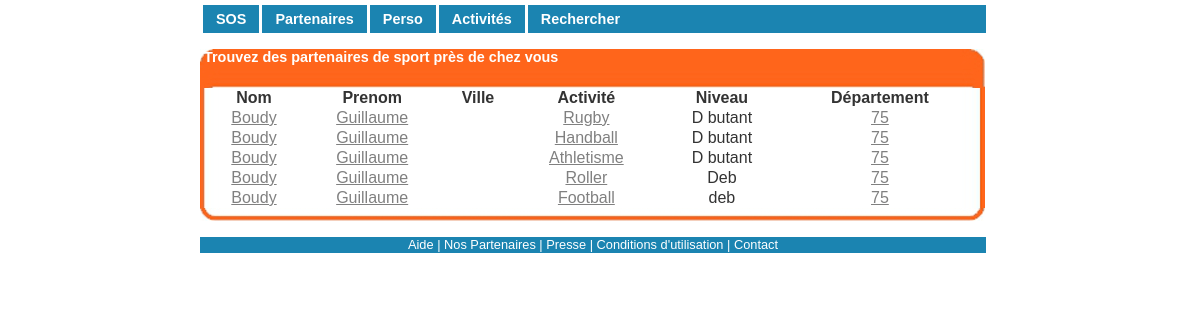
The page /afficher.php?nomActivite=vide&numDepartement=75&btnTrouver=Trouver (signed in) on the database its author committed.
### tables this page shows
CREATE TABLE IF NOT EXISTS `listactivities` (
  `listId` int(11) NOT NULL AUTO_INCREMENT,
  `idUser` int(11) NOT NULL,
  `idActivities` int(11) NOT NULL,
  `lvl` varchar(50) NOT NULL,
  PRIMARY KEY (`listId`)
);

CREATE TABLE IF NOT EXISTS `users` (
  `id` int(11) NOT NULL AUTO_INCREMENT,
  `nom` varchar(255) NOT NULL,
  `prenom` varchar(255) NOT NULL,
  `birth` date NOT NULL,
  `mdp` char(150) NOT NULL,
  `sexe` varchar(50) NOT NULL,
  `email` varchar(255) NOT NULL,
  `avatar` varchar(255) DEFAULT NULL,
  `ville` varchar(255) DEFAULT NULL,
  `numDep` int(5) DEFAULT NULL,
  `tel` varchar(10) DEFAULT NULL,
  `description` text,
  `afficheEmail` tinyint(1) DEFAULT NULL,
  `AfficheTel` tinyint(1) DEFAULT NULL,
  `pass` varchar(50) DEFAULT NULL,
  `valide` varchar(50) DEFAULT NULL,
  PRIMARY KEY (`id`)
);

CREATE TABLE IF NOT EXISTS `activities` (
  `actId` int(11) NOT NULL AUTO_INCREMENT,
  `activitie` varchar(50) NOT NULL,
  PRIMARY KEY (`actId`)
);

### afficher.php (the view, shortened to what this page needs)
<?php
	include("FctPhp.php");
	if (!isset($_SESSION['id'])) {
		header('location:index.php');
	}
	else {
		if (isset($_GET['nomActivite'])) {
			$activite = $_GET['nomActivite'];
			$departement = $_GET['numDepartement'];
		}
		else {
			$activite = 'vide';
			$departement = 'vide';
		}
		if ($activite == 'vide' && $departement == 'vide') {
			$sqlAct = '';
			$sqlDep = '';
			}
		else if ($departement == 'vide') {
			$sqlAct = 'activities.activitie = "'.$activite.'" AND';
			$sqlDep = '';
		}
		else if ($activite == 'vide') {
			$sqlAct = '';
			$sqlDep = 'users.numDep = "'.$departement.'" AND';
		}else {
			$sqlAct = 'activities.activitie = "'.$activite.'" AND';
			$sqlDep = 'users.numDep = "'.$departement.'" AND';
		}
		$sql = "SELECT users.id, users.nom, users.prenom, users.ville, users.numDep, activities.activitie, listactivities.lvl, activities.actId, listactivities.idUser, listactivities.idActivities FROM users, activities, listactivities WHERE ".$sqlDep." ".$sqlAct." listactivities.idActivities = activities.actId AND listactivities.idUser = users.id";
		$req = mysql_query($sql) or die('Erreur SQL !<br>'.$sql.'<br>'.mysql_error());
	}
?>
<html xmlns="http://www.w3.org/1999/xhtml"><head>
	<link rel="stylesheet" href="style.css" type="text/css" charset="utf-8">
	<body>
		<div id="conteneur">
			<div id="contenu_annexe">
				<div class="boitegrise_785">
					<h2>&nbsp;Trouvez des partenaires de sport près de chez vous</h2>
						<table border="0" style="width: 98%;" align="center">
							<thead>
								<tr align="center" style="font-weight : bold">
									<td>Nom</td>
									<td>Prenom</td>
									<td>Ville</td>
									<td>Activité</td>
									<td>Niveau</td>
									<td>Département</td>
								</tr>
							</thead>
							<?php
								while ($ligne = mysql_fetch_array($req)) {
								echo '<tr align="center">
										<td><a href="perso.php?id='.$ligne['id'].'">'.$ligne['nom'].'</a></td>';
								echo '	<td><a href="perso.php?id='.$ligne['id'].'">'.$ligne['prenom'].'</a></td>';
								echo '	<td>'.$ligne['ville'].'</td>';
								echo '	<td><a href="afficher.php?nomActivite='.$ligne['activitie'].'&numDepartement=vide&btnTrouver=Trouver">'.$ligne['activitie'].'</a></td>';
								echo '	<td>'.$ligne['lvl'].'</td>';
								echo '	<td><a href="afficher.php?nomActivite=vide&numDepartement='.$ligne['numDep'].'&btnTrouver=Trouver">'.$ligne['numDep'].'</a></td>
									<tr>';
								}
							?>
						</table>
					<div class="finboite"></div>
					</div>
					<div class="spacer"></div>
		</div>
	</body>
</html>

### style.css (style rules this page uses)
html,body,div,ul,ol,li,dl,dt,dd,h1,h2,h3,h4,h5,h6,pre,form,p,blockquote,fieldset,input { margin: 0; padding: 0; }
h1,h2,h3,h4,h5,h6,pre,code,address,caption,cite,code,th { font-size: 1em; font-weight: normal; font-style: normal; text-align: left; }
table { border-collapse: collapse; border-spacing: 0; }
a { color: gray }
body { margin: 10px 0 5px 0; text-align:center ; font-family: verdana, arial, helvetica; color: #333333; }
div#conteneur { margin: 0 auto; width : 786px; text-align: left; position: absolute; top: 0; left: 50%; margin-left: -400px; }
div#contenu_annexe { margin: 0; }
.spacer { height: 1px; clear: both; background-color: white }
.boitegrise_785 { display: inline; float: left; width: 785px; margin: 15px 0 0 0; }
.boitegrise_785 { background: white url(images/graphisme/VeryLargeBoxMedium.jpg) center top repeat-y }
.boitebleue_145 h2, .boiteorange_145 h2, .boitegrise_145 h2, .boitegrise_198 h2, .boitegrise_225 h2, .boitegrise_305 h2, .boitegrise_385 h2, .boitegrise_412 h2, .boitegrise_466 h2, .boitegrise_626 h2, .boitegrise_785 h2 { height: 39px; color: white; font-weight: bold; font-size: 0.9em }
.boitegrise_785 h2 { background: #BEBEBE url(images/graphisme/VeryLargeBoxH.jpg) center top no-repeat }
.boitebleue_145 .finboite, .boiteorange_145 .finboite, .boitegrise_145 .finboite, .boitegrise_198 .finboite, .boitegrise_225 .finboite, .boitegrise_305 .finboite, .boitegrise_385 .finboite, .boitegrise_412 .finboite, .boitegrise_466 .finboite, .boitegrise_626 .finboite, .boitegrise_785 .finboite { height: 13px; font-size: 0.1em; clear:both; }
.boitegrise_785 .finboite { background: white url(images/graphisme/VeryLargeBoxB.jpg) center bottom no-repeat }

### afficher.php (style rules this page uses)
table { border-spacing:0px 10px; }

### rows shown on the page
listactivities: idUser.nom "Boudy", idUser.prenom "Guillaume", idActivities.activitie "Rugby", lvl "D butant", idUser.numDep "75"
listactivities: idUser.nom "Boudy", idUser.prenom "Guillaume", idActivities.activitie "Handball", lvl "D butant", idUser.numDep "75"
listactivities: idUser.nom "Boudy", idUser.prenom "Guillaume", idActivities.activitie "Athletisme", lvl "D butant", idUser.numDep "75"
listactivities: idUser.nom "Boudy", idUser.prenom "Guillaume", idActivities.activitie "Roller", lvl "Deb", idUser.numDep "75"
listactivities: idUser.nom "Boudy", idUser.prenom "Guillaume", idActivities.activitie "Football", lvl "deb", idUser.numDep "75"
